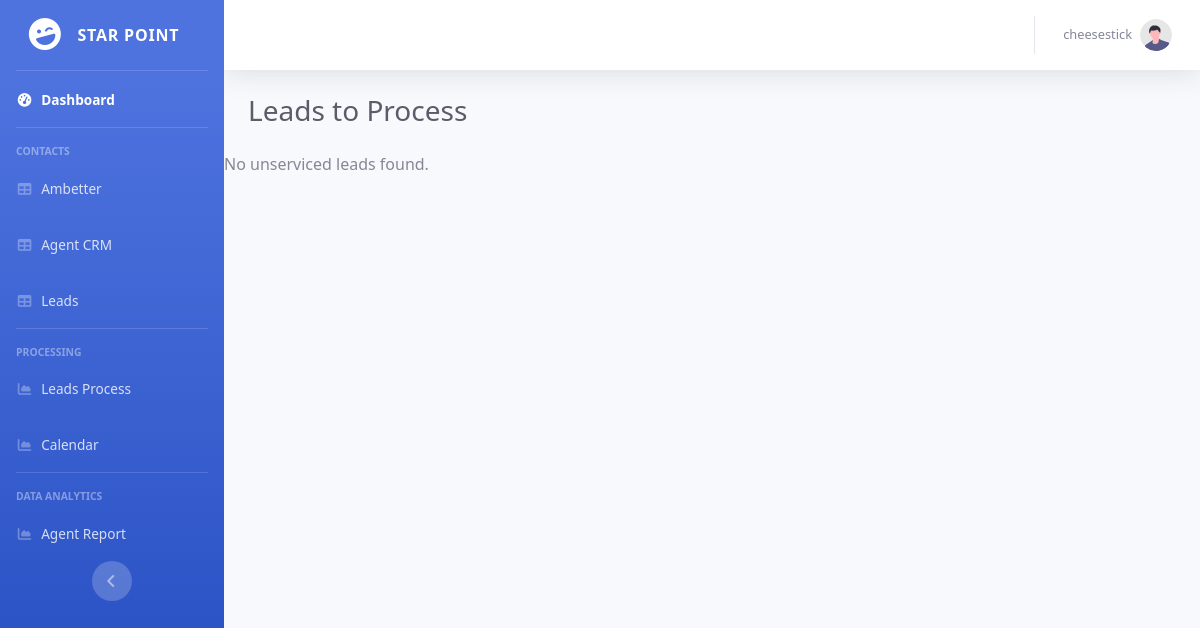
The page /view/CRM/lead_process.php?status=error (signed in) on the database as committed earlier.
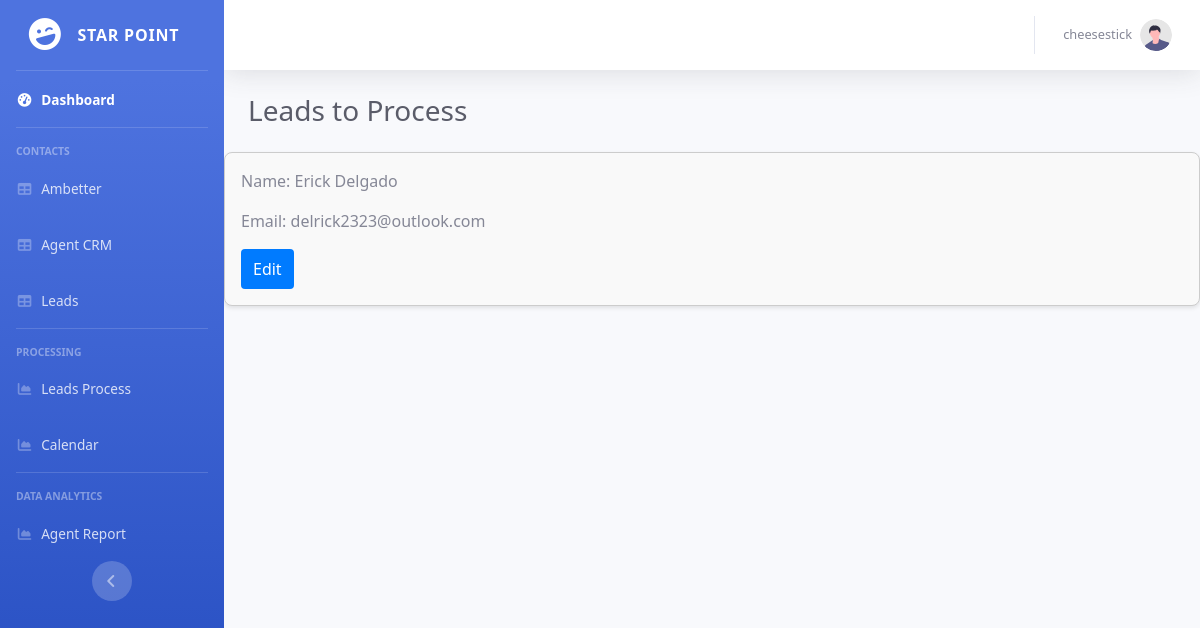
The same page on the database as committed later.
### tables this page shows
CREATE TABLE `Leads` (
  `id` int NOT NULL,
  `first_name` varchar(50) NOT NULL,
  `last_name` varchar(50) NOT NULL,
  `email` varchar(255) NOT NULL,
  `phone` varchar(30) NOT NULL,
  `state` varchar(50) NOT NULL,
  `DOB` date NOT NULL,
  `serviced` tinyint(1) NOT NULL DEFAULT '0',
  `created` datetime NOT NULL DEFAULT CURRENT_TIMESTAMP,
  `recontact_date` datetime DEFAULT NULL,
  `notes` varchar(500) DEFAULT NULL
);

### View/CRM/lead_process.php (the view, shortened to what this page needs)
<?php
include '../../php/functions.php';
$pdo = pdo_connect_mysql();
$query = "SELECT id, first_name, last_name, email, phone, state, DOB FROM Leads WHERE serviced = false ORDER BY created ASC";
$stmt = $pdo->prepare($query);
$stmt->execute();
?>
<?=CRM_header("Lead-Processing")?>
<div id="content-wrapper" class="d-flex flex-column">
    <div id="content">
        <?= CRM_topbar($_SESSION) ?>
        <div class="container-fluid">
            <div class="d-sm-flex align-items-center justify-content-between mb-4">
                    <h1 class="h3 mb-0 text-gray-800">Leads to Process</h1>
            </div>
        </div>
        <?php
        if ($stmt->rowCount() > 0) {
            while ($row = $stmt->fetch(PDO::FETCH_ASSOC)) {
                echo "<div class='lead-card'>";
                echo "<p>Name: " . htmlspecialchars($row["first_name"]) . " " . htmlspecialchars($row["last_name"]) . "</p>";
                echo "<p>Email: " . htmlspecialchars($row["email"]) . "</p>";
                echo "<button onclick='toggleForm(" . $row["id"] . ")' class='edit-btn'>Edit</button>";
                echo "</div>";
            }
        } else {
            echo "No unserviced leads found.";
        }
        ?>
    </div>
</div>

Rows that differ between the two databases and show on the page:
added leads: first_name "Erick", last_name "Delgado", email "delrick2323@outlook.com"
Other text that changed with them:
text no longer shown: "No unserviced leads found."
